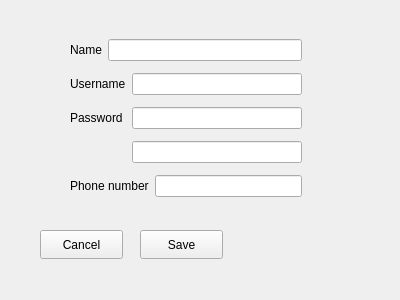
<?xml version="1.0" encoding="UTF-8"?>
<ui version="4.0">
 <class>Edit_Information</class>
 <widget class="QWidget" name="Edit_Information">
  <property name="geometry">
   <rect>
    <x>0</x>
    <y>0</y>
    <width>400</width>
    <height>300</height>
   </rect>
  </property>
  <property name="windowTitle">
   <string>Edit Information</string>
  </property>
  <widget class="QPushButton" name="pushButton_save">
   <property name="geometry">
    <rect>
     <x>140</x>
     <y>230</y>
     <width>83</width>
     <height>29</height>
    </rect>
   </property>
   <property name="text">
    <string>Save</string>
   </property>
  </widget>
  <widget class="QPushButton" name="pushButton_cancel">
   <property name="geometry">
    <rect>
     <x>40</x>
     <y>230</y>
     <width>83</width>
     <height>29</height>
    </rect>
   </property>
   <property name="text">
    <string>Cancel</string>
   </property>
  </widget>
  <widget class="QWidget" name="">
   <property name="geometry">
    <rect>
     <x>70</x>
     <y>33</y>
     <width>232</width>
     <height>172</height>
    </rect>
   </property>
   <layout class="QGridLayout" name="gridLayout">
    <item row="0" column="0">
     <widget class="QLabel" name="label_name">
      <property name="text">
       <string>Name</string>
      </property>
     </widget>
    </item>
    <item row="0" column="1" colspan="2">
     <widget class="QLineEdit" name="lineEdit_name"/>
    </item>
    <item row="1" column="0" colspan="2">
     <widget class="QLabel" name="label_username">
      <property name="text">
       <string>Username</string>
      </property>
     </widget>
    </item>
    <item row="1" column="2">
     <widget class="QLineEdit" name="lineEdit_username"/>
    </item>
    <item row="2" column="0" colspan="2">
     <widget class="QLabel" name="label_password">
      <property name="text">
       <string>Password</string>
      </property>
     </widget>
    </item>
    <item row="2" column="2">
     <widget class="QLineEdit" name="lineEdit_password"/>
    </item>
    <item row="3" column="2">
     <widget class="QLineEdit" name="lineEdit_repeatPassword"/>
    </item>
    <item row="4" column="0" colspan="3">
     <layout class="QHBoxLayout" name="horizontalLayout">
      <item>
       <widget class="QLabel" name="label_phoneNumber">
        <property name="text">
         <string>Phone number</string>
        </property>
       </widget>
      </item>
      <item>
       <widget class="QLineEdit" name="lineEdit_phoneNumber">
        <property name="inputMethodHints">
         <set>Qt::ImhNone</set>
        </property>
       </widget>
      </item>
     </layout>
    </item>
   </layout>
  </widget>
 </widget>
 <resources/>
 <connections/>
</ui>
